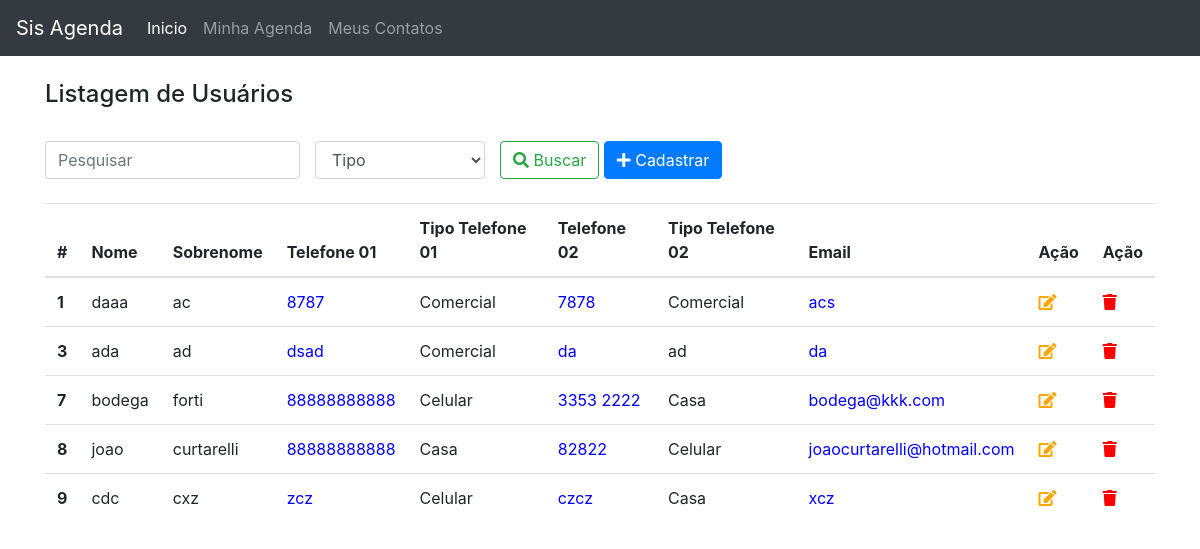
The app's page /src/listaContato.php with its own data.
### tables this page shows
CREATE TABLE IF NOT EXISTS `crud_contato` (
  `id` int(11) NOT NULL AUTO_INCREMENT,
  `nome` varchar(50) DEFAULT NULL,
  `sobrenome` varchar(50) DEFAULT NULL,
  `telefone1` varchar(50) DEFAULT NULL,
  `tipo_telefone1` varchar(50) DEFAULT 'Casa, Celular, Comercial, Principal',
  `telefone2` varchar(50) DEFAULT NULL,
  `tipo_telefone2` varchar(50) DEFAULT 'Casa, Celular, Comercial, Principal',
  `email` varchar(50) DEFAULT NULL,
  PRIMARY KEY (`id`)
);

### database/bd.php (called while the page is built, shortened)
<?php
class bd
{
    private $bd_tipo = "mysql";
    private $bd_host = "localhost";
    private $bd_nome = "trab_tai_2021";
    private $bd_porta = "3306";
    private $bd_usuario = "root";
    private $bd_senha = "";
    private $bd_charset = "utf8mb4";
    public function connection()
    {
        $str_conn = $this->bd_tipo . ":host=" . $this->bd_host .
            ";dbname=" . $this->bd_nome . ";port=" . $this->bd_porta;
        return new PDO(
            $str_conn,
            $this->bd_usuario,
            $this->bd_senha,
            array(PDO::MYSQL_ATTR_INIT_COMMAND => "SET NAMES " . $this->bd_charset)
        );
    }
    public function select($nameTable)
    {
        $conn = $this->connection();
        $stmt = $conn->prepare("SELECT * FROM $nameTable");
        $stmt->execute();
        return $stmt;
    }
}

### src/listaContato.php (the view, shortened to what this page needs)
<?php
include '../database/bd.php';
$objBD = new bd();
$tabela = "crud_contato";
if (!empty($_POST['valor'])) {
    $result = $objBD->search($tabela, $_POST);
} else {
    $result = $objBD->select($tabela);
}
?>
<?php
include "./head.php"
?>
<br>
<h4>Listagem de Usuários</h4>
<br>
<form action="listaContato.php" method="post">
    <div class="row">
        <div class="col-3">
            <input type="text" class="form-control" placeholder="Pesquisar" name="valor" id=""><br>
        </div>
        <div class="col-1.50">
            <select name="tipo" class="form-control" id="">
                <option>Tipo</option>
            </select>
        </div>
        <div class="col-3">
            <button type="submit" class="btn btn-outline-success"> <i class="fas fa-search"></i> Buscar</button>
            <a href="./cadastroContato.php" class="btn btn-primary"><i class="fas fa-plus"></i> Cadastrar</a>
        </div>
    </div>
</form>
<table class="table table-hover">
    <thead>
        <th scope="col">#</th>
        <th scope="col">Nome</th>
        <th scope="col">Sobrenome</th>
        <th scope="col">Telefone 01</th>
        <th scope="col">Tipo Telefone 01</th>
        <th scope="col">Telefone 02</th>
        <th scope="col">Tipo Telefone 02</th>
        <th scope="col">Email</th>
        <th scope="col">Ação</th>
        <th scope="col">Ação</th>
    </thead>
    <tbody>
        <?php
foreach ($result as $item) {
    $item = (object) $item;
    echo "
        <tr>
        <th scope='row'>" . $item->id . "</td>
        <td>" . $item->nome . "</td>
        <td>" . $item->sobrenome . "</td>
        <td style=color:blue>" . $item->telefone1 . "</td>
        <td>" . $item->tipo_telefone1 . "</td>
        <td style=color:blue>" . $item->telefone2 . "</td>
        <td>" . $item->tipo_telefone2 . "</td>
        <td style=color:blue>" . $item->email . "</td>
        <td><a href = 'cadastroContato.php?id=" . $item->id . "' style='color:orange;''><i class='fas fa-edit'></i></a></td>
        <td><a href='listaContato.php?id=" . $item->id . "' onclick=\"return confirm('Deseja remover o registro ?'); \" style='color:red;'><i class='fas fa-trash'></i></a> </td>
         </tr>
        ";
}
?>
    </tbody>
</table>
<?php
include "./footer.php"
?>

### src/head.php (shortened to what this page needs)
<!DOCTYPE html>
<html lang="pt-br">
<head>
    <link rel="stylesheet" href="https://stackpath.bootstrapcdn.com/bootstrap/4.1.3/css/bootstrap.min.css"
>
    <link rel="stylesheet" href="https://cdnjs.cloudflare.com/ajax/libs/font-awesome/5.15.3/css/all.min.css">
</head>
<?php
$dir_projeto = "/trab_tai/trab_tai_2021";
$url_projeto = "http://" . $_SERVER['SERVER_NAME'] . $dir_projeto;
?>
</body>
<nav class="navbar navbar-expand-lg navbar-dark bg-dark">
    <a class="navbar-brand" href="#">Sis Agenda</a>
    <div class="collapse navbar-collapse" id="conteudoNavbarSuportado">
        <ul class="navbar-nav mr-auto">
            <li class="nav-item active">
                <a class="nav-link" href="<?php echo $url_projeto  ?>/index.php">Inicio </a>
            </li>
            <li class="nav-item ">
                <a class="nav-link" href="<?php echo $url_projeto  ?>/src/listaAgenda.php">Minha Agenda</a>
            </li>
            <li class="nav-item">
                <a class="nav-link" href="<?php echo $url_projeto  ?>/src/listaContato.php">Meus Contatos</a>
            </li>
        </ul>
    </div>
</nav>
<div class="container">

### src/footer.php (shortened to what this page needs)
  </div>
  </body>
</html>

### records on screen
crud_contato: id "1", nome "daaa", sobrenome "ac", telefone1 "8787", tipo_telefone1 "Comercial", telefone2 "7878", tipo_telefone2 "Comercial", email "acs"
crud_contato: id "3", nome "ada", sobrenome "ad", telefone1 "dsad", tipo_telefone1 "Comercial", telefone2 "da", tipo_telefone2 "ad", email "da"
crud_contato: id "7", nome "bodega", sobrenome "forti", telefone1 "88888888888", tipo_telefone1 "Celular", telefone2 "3353 2222", tipo_telefone2 "Casa", email "bodega@kkk.com"
crud_contato: id "8", nome "joao", sobrenome "curtarelli", telefone1 "88888888888", tipo_telefone1 "Casa", telefone2 "82822", tipo_telefone2 "Celular", email "joaocurtarelli@hotmail.com"
crud_contato: id "9", nome "cdc", sobrenome "cxz", telefone1 "zcz", tipo_telefone1 "Celular", telefone2 "czcz", tipo_telefone2 "Casa", email "xcz"
